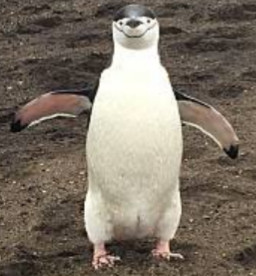
#> input picture mybook/opencv_king_book/ch14/pengiun.jpg, 256 x 276 px
$ python ch14_7.py
#> lines starting #> are read from the running program, lines starting #| are printed output that depends on the picture
# ch14_7.py
import cv2

src = cv2.imread("pengiun.jpg")         # 讀取影像
#> src is the input picture: shape (276, 256, 3); mean B, G, R 101.6, 114, 124.2
G0 = src
G1 = cv2.pyrDown(G0)                    # 第 1 次向下採樣
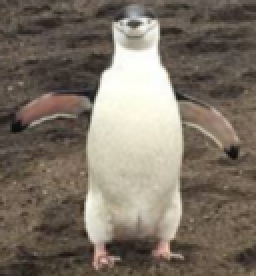
#> G1: shape (138, 128, 3) (shown 2 times larger); mean B, G, R 101.6, 114, 124.2
G2 = cv2.pyrDown(G1)                    # 第 2 次向下採樣
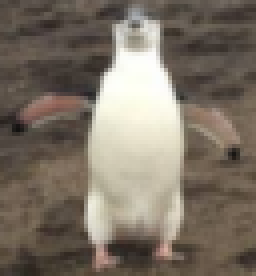
#> G2: shape (69, 64, 3) (shown 4 times larger); mean B, G, R 101.7, 114, 124.2

L0 = G0 - cv2.pyrUp(G1)                 # 建立第 0 層拉普拉斯金字塔
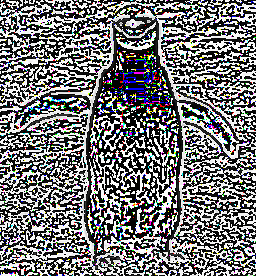
#> L0: shape (276, 256, 3); mean B, G, R 118.8, 117.5, 117.6
L1 = G1 - cv2.pyrUp(G2)                 # 建立第 1 層拉普拉斯金字塔
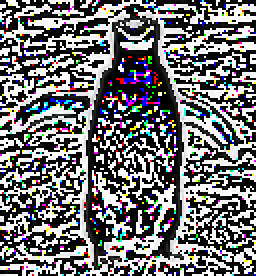
#> L1: shape (138, 128, 3) (shown 2 times larger); mean B, G, R 117.4, 115.2, 115.5
print(f"L0.shape = \n{L0.shape}")       # 列印第 0 層拉普拉斯金字塔大小
#| L0.shape =
#| (276, 256, 3)
print(f"L1.shape = \n{L1.shape}")       # 列印第 1 層拉普拉斯金字塔大小
#| L1.shape =
#| (138, 128, 3)
cv2.imshow("Laplacian L0",L0)           # 顯示第 0 層拉普拉斯金字塔
cv2.imshow("Laplacian L1",L1)           # 顯示第 1 層拉普拉斯金字塔

cv2.waitKey(0)
cv2.destroyAllWindows()
